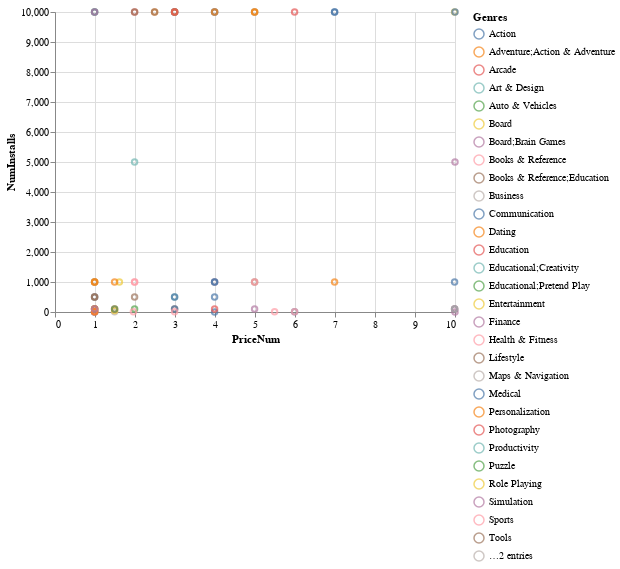

This figure's notebook cell:
### Markdown cell above
Looking only at non-free app, plot price vs. number of installs. Use color to represent genre.

### Code cell
df_paid = df[df.Type=="Paid"]
df_paid["PriceNum"] = pd.to_numeric(df_paid.Price.str.replace("$", "")).clip(0, 10)
df_paid["NumInstalls"] = pd.to_numeric(df_paid.Installs.str.strip("+").str.replace(",", "")).clip(0, 10000)
alt.Chart(df_paid).mark_point().encode(x="PriceNum", y="NumInstalls", color="Genres")

### Figure 1 — Vega-Lite specification as saved in the notebook (floating-point values rounded to 4 significant figures)
{"$schema": "https://vega.github.io/schema/vega-lite/v2.6.0.json", "config": {"view": {"height": 300, "width": 400}}, "data": {"name": "data-5317ec7ccff5772cd0db2cd62f2b40fe"}, "datasets": {"data-5317ec7ccff5772cd0db2cd62f2b40fe": [{"Android Ver": "5.0 and up", "App": "pretty Easy privacy p≡p", "Category": "COMMUNICATION", "Content Rating": "Everyone", "Current Ver": "1.0.100rc1.withoutKeysync", "Genres": "Communication", "Installs": "500+", "Last Updated": "July 30, 2018", "NumInstalls": 500, "NumReviews": 21, "Price": "$0.99", "PriceNum": 0.99, "Rating": 3.7, "Reviews": "21", "Size": "20M", "Type": "Paid"}, {"Android Ver": "2.2 and up", "App": "Next Launcher 3D Bold-CF Theme", "Category": "PERSONALIZATION", "Content Rating": "Everyone", "Current Ver": "1.042", "Genres": "Personalization", "Installs": "1,000+", "Last Updated": "January 11, 2014", "NumInstalls": 1000, "NumReviews": 175, "Price": "$0.99", "PriceNum": 0.99, "Rating": 4.4, "Reviews": "175", "Size": "5.5M", "Type": "Paid"}, {"Android Ver": "4.1 and up", "App": "Facetune - For Free", "Category": "PHOTOGRAPHY", "Content Rating": "Everyone", "Current Ver": "1.3.1", "Genres": "Photography", "Installs": "1,000,000+", "Last Updated": "July 25, 2018", "NumInstalls": 10000, "NumReviews": 49553, "Price": "$5.99", "PriceNum": 5.99, "Rating": 4.4, "Reviews": "49553", "Size": "48M", "Type": "Paid"}, {"Android Ver": "3.0 and up", "App": "Es-Bg Offline Voice Translator", "Category": "TRAVEL_AND_LOCAL", "Content Rating": "Everyone", "Current Ver": "2.55", "Genres": "Travel & Local", "Installs": "10+", "Last Updated": "March 19, 2017", "NumInstalls": 10, "NumReviews": 1, "Price": "$1.49", "PriceNum": 1.49, "Rating": null, "Reviews": "1", "Size": "87M", "Type": "Paid"}, {"Android Ver": "4.3 and up", "App": "F05WatchFace for Android Wear", "Category": "PRODUCTIVITY", "Content Rating": "Everyone", "Current Ver": "7.0.1", "Genres": "Productivity", "Installs": "1,000+", "Last Updated": "December 24, 2017", "NumInstalls": 1000, "NumReviews": 127, "Price": "$0.99", "PriceNum": 0.99, "Rating": 3.9, "Reviews": "127", "Size": "5.9M", "Type": "Paid"}, {"Android Ver": "2.1 and up", "App": "ZOOKEEPER DX TouchEdition", "Category": "FAMILY", "Content Rating": "Everyone", "Current Ver": "1.2.7", "Genres": "Puzzle", "Installs": "100,000+", "Last Updated": "November 26, 2015", "NumInstalls": 10000, "NumReviews": 3195, "Price": "$0.99", "PriceNum": 0.99, "Rating": 4.2, "Reviews": "3195", "Size": "4.6M", "Type": "Paid"}, {"Android Ver": "5.0 and up", "App": "Diabetes & Diet Tracker", "Category": "MEDICAL", "Content Rating": "Everyone", "Current Ver": "6.5.1", "Genres": "Medical", "Installs": "1,000+", "Last Updated": "July 16, 2018", "NumInstalls": 1000, "NumReviews": 395, "Price": "$9.99", "PriceNum": 9.99, "Rating": 4.6, "Reviews": "395", "Size": "19M", "Type": "Paid"}, {"Android Ver": "4.0 and up", "App": "Retro City Rampage DX", "Category": "GAME", "Content Rating": "Teen", "Current Ver": "1.0.5", "Genres": "Action", "Installs": "10,000+", "Last Updated": "January 12, 2017", "NumInstalls": 10000, "NumReviews": 416, "Price": "$2.99", "PriceNum": 2.99, "Rating": 4.7, "Reviews": "416", "Size": "16M", "Type": "Paid"}, {"Android Ver": "4.0.3 and up", "App": "Sam.BN Pro", "Category": "TOOLS", "Content Rating": "Everyone", "Current Ver": "1.0.0", "Genres": "Tools", "Installs": "10+", "Last Updated": "March 27, 2015", "NumInstalls": 10, "NumReviews": 11, "Price": "$0.99", "PriceNum": 0.99, "Rating": null, "Reviews": "11", "Size": "2.0M", "Type": "Paid"}, {"Android Ver": "2.2 and up", "App": "FL SW Fishing Regulations", "Category": "SPORTS", "Content Rating": "Everyone", "Current Ver": "1.03", "Genres": "Sports", "Installs": "1,000+", "Last Updated": "March 7, 2014", "NumInstalls": 1000, "NumReviews": 60, "Price": "$1.99", "PriceNum": 1.99, "Rating": 4.6, "Reviews": "60", "Size": "24M", "Type": "Paid"}, {"Android Ver": "4.1 and up", "App": "Star Wars ™: DIRTY", "Category": "GAME", "Content Rating": "Teen", "Current Ver": "1.0.6", "Genres": "Role Playing", "Installs": "100,000+", "Last Updated": "October 19, 2015", "NumInstalls": 10000, "NumReviews": 38207, "Price": "$9.99", "PriceNum": 9.99, "Rating": 4.5, "Reviews": "38207", "Size": "15M", "Type": "Paid"}, {"Android Ver": "2.3 and up", "App": "Beautiful Widgets Pro", "Category": "PERSONALIZATION", "Content Rating": "Everyone", "Current Ver": "5.7.8", "Genres": "Personalization", "Installs": "1,000,000+", "Last Updated": "August 24, 2016", "NumInstalls": 10000, "NumReviews": 97890, "Price": "$2.49", "PriceNum": 2.49, "Rating": 4.2, "Reviews": "97890", "Size": "14M", "Type": "Paid"}, {"Android Ver": "4.4 and up", "App": "Muscle Premium - Human Anatomy, Kinesiology, Bones", "Category": "MEDICAL", "Content Rating": "Everyone", "Current Ver": "7.1.17", "Genres": "Medical", "Installs": "10,000+", "Last Updated": "August 11, 2017", "NumInstalls": 10000, "NumReviews": 168, "Price": "$24.99", "PriceNum": 10, "Rating": 4.2, "Reviews": "168", "Size": "25M", "Type": "Paid"}, {"Android Ver": "4.1 and up", "App": "X Launcher Pro: PhoneX Theme, OS11 Control Center", "Category": "ART_AND_DESIGN", "Content Rating": "Everyone", "Current Ver": "2.1.2", "Genres": "Art & Design", "Installs": "5,000+", "Last Updated": "July 30, 2018", "NumInstalls": 5000, "NumReviews": 801, "Price": "$1.99", "PriceNum": 1.99, "Rating": 4.7, "Reviews": "801", "Size": "3.5M", "Type": "Paid"}, {"Android Ver": "2.2 and up", "App": "iBP Blood Pressure", "Category": "MEDICAL", "Content Rating": "Everyone", "Current Ver": "7.0.1", "Genres": "Medical", "Installs": "10,000+", "Last Updated": "November 30, 2014", "NumInstalls": 10000, "NumReviews": 578, "Price": "$0.99", "PriceNum": 0.99, "Rating": 4.4, "Reviews": "578", "Size": "704k", "Type": "Paid"}, {"Android Ver": "7.0 and up", "App": "FO Bixby", "Category": "PERSONALIZATION", "Content Rating": "Everyone", "Current Ver": "0.2", "Genres": "Personalization", "Installs": "100+", "Last Updated": "April 25, 2018", "NumInstalls": 100, "NumReviews": 5, "Price": "$0.99", "PriceNum": 0.99, "Rating": 5, "Reviews": "5", "Size": "861k", "Type": "Paid"}, {"Android Ver": "4.1 and up", "App": "Pinkalicious Party", "Category": "FAMILY", "Content Rating": "Everyone", "Current Ver": "1.5.0", "Genres": "Educational;Creativity", "Installs": "500+", "Last Updated": "June 25, 2018", "NumInstalls": 500, "NumReviews": 2, "Price": "$2.99", "PriceNum": 2.99, "Rating": 3, "Reviews": "2", "Size": "82M", "Type": "Paid"}, {"Android Ver": "4.0 and up", "App": "EP Calipers", "Category": "MEDICAL", "Content Rating": "Everyone", "Current Ver": "2.12", "Genres": "Medical", "Installs": "100+", "Last Updated": "February 10, 2018", "NumInstalls": 100, "NumReviews": 4, "Price": "$0.99", "PriceNum": 0.99, "Rating": null, "Reviews": "4", "Size": "15M", "Type": "Paid"}, {"Android Ver": "4.0 and up", "App": "Eu sou Rico", "Category": "FINANCE", "Content Rating": "Everyone", "Current Ver": "1.0", "Genres": "Finance", "Installs": "0+", "Last Updated": "January 9, 2018", "NumInstalls": 0, "NumReviews": 0, "Price": "$30.99", "PriceNum": 10, "Rating": null, "Reviews": "0", "Size": "2.6M", "Type": "Paid"}, {"Android Ver": "4.0 and up", "App": "AJ Jump: Animal Jam Kangaroos!", "Category": "GAME", "Content Rating": "Everyone", "Current Ver": "1.6", "Genres": "Arcade", "Installs": "50,000+", "Last Updated": "March 7, 2016", "NumInstalls": 10000, "NumReviews": 2975, "Price": "$1.99", "PriceNum": 1.99, "Rating": 4.4, "Reviews": "2975", "Size": "42M", "Type": "Paid"}, {"Android Ver": "5.0 and up", "App": "Message AI - Write Better Messages", "Category": "TOOLS", "Content Rating": "Mature 17+", "Current Ver": "1.3.1", "Genres": "Tools", "Installs": "100+", "Last Updated": "July 4, 2018", "NumInstalls": 100, "NumReviews": 0, "Price": "$2.99", "PriceNum": 2.99, "Rating": null, "Reviews": "0", "Size": "7.9M", "Type": "Paid"}, {"Android Ver": "4.1 and up", "App": "Masha and the Bear- House Cleaning Games for Girls", "Category": "FAMILY", "Content Rating": "Everyone", "Current Ver": "0.0.1", "Genres": "Educational;Pretend Play", "Installs": "100+", "Last Updated": "January 25, 2018", "NumInstalls": 100, "NumReviews": 0, "Price": "$1.99", "PriceNum": 1.99, "Rating": null, "Reviews": "0", "Size": "74M", "Type": "Paid"}, {"Android Ver": "Varies with device", "App": "Journal Club: Medicine", "Category": "MEDICAL", "Content Rating": "Everyone", "Current Ver": "Varies with device", "Genres": "Medical", "Installs": "10,000+", "Last Updated": "June 17, 2017", "NumInstalls": 10000, "NumReviews": 216, "Price": "$6.99", "PriceNum": 6.99, "Rating": 4.8, "Reviews": "216", "Size": "Varies with device", "Type": "Paid"}, {"Android Ver": "4.0.3 and up", "App": "Dr. Seuss's ABC", "Category": "FAMILY", "Content Rating": "Everyone", "Current Ver": "2.05", "Genres": "Books & Reference;Education", "Installs": "10,000+", "Last Updated": "February 26, 2018", "NumInstalls": 10000, "NumReviews": 429, "Price": "$3.99", "PriceNum": 3.99, "Rating": 4.7, "Reviews": "429", "Size": "12M", "Type": "Paid"}, {"Android Ver": "2.3.3 and up", "App": "Ludo - Don't get angry", "Category": "GAME", "Content Rating": "Everyone", "Current Ver": "1.6.3", "Genres": "Board", "Installs": "1,000+", "Last Updated": "February 24, 2016", "NumInstalls": 1000, "NumReviews": 131, "Price": "$1.61", "PriceNum": 1.61, "Rating": 4.2, "Reviews": "131", "Size": "23M", "Type": "Paid"}, {"Android Ver": "2.2 and up", "App": "EF Lens Simulator", "Category": "PHOTOGRAPHY", "Content Rating": "Everyone", "Current Ver": "2.8.3.1", "Genres": "Photography", "Installs": "100+", "Last Updated": "February 27, 2017", "NumInstalls": 100, "NumReviews": 2, "Price": "$9.99", "PriceNum": 9.99, "Rating": null, "Reviews": "2", "Size": "33M", "Type": "Paid"}, {"Android Ver": "3.0 and up", "App": "Grand Theft Auto: San Andreas", "Category": "GAME", "Content Rating": "Mature 17+", "Current Ver": "1.08", "Genres": "Action", "Installs": "1,000,000+", "Last Updated": "March 21, 2015", "NumInstalls": 10000, "NumReviews": 348962, "Price": "$6.99", "PriceNum": 6.99, "Rating": 4.4, "Reviews": "348962", "Size": "26M", "Type": "Paid"}, {"Android Ver": "5.0 and up", "App": "FAV KWGT", "Category": "PERSONALIZATION", "Content Rating": "Everyone", "Current Ver": "8.0", "Genres": "Personalization", "Installs": "1,000+", "Last Updated": "July 26, 2018", "NumInstalls": 1000, "NumReviews": 88, "Price": "$0.99", "PriceNum": 0.99, "Rating": 4.9, "Reviews": "88", "Size": "66M", "Type": "Paid"}, {"Android Ver": "4.0.3 and up", "App": "Frequencies", "Category": "TOOLS", "Content Rating": "Everyone", "Current Ver": "1.9", "Genres": "Tools", "Installs": "500+", "Last Updated": "February 4, 2018", "NumInstalls": 500, "NumReviews": 11, "Price": "$0.99", "PriceNum": 0.99, "Rating": 4.2, "Reviews": "11", "Size": "3.1M", "Type": "Paid"}, {"Android Ver": "2.3 and up", "App": "iFish BC", "Category": "SPORTS", "Content Rating": "Everyone", "Current Ver": "2.1", "Genres": "Sports", "Installs": "1,000+", "Last Updated": "February 18, 2015", "NumInstalls": 1000, "NumReviews": 25, "Price": "$3.99", "PriceNum": 3.99, "Rating": 3.6, "Reviews": "25", "Size": "6.0M", "Type": "Paid"}, {"Android Ver": "4.3 and up", "App": "X Home Bar - Home Bar Gesture Pro", "Category": "TOOLS", "Content Rating": "Everyone", "Current Ver": "1.5", "Genres": "Tools", "Installs": "10,000+", "Last Updated": "July 2, 2018", "NumInstalls": 10000, "NumReviews": 88, "Price": "$1.99", "PriceNum": 1.99, "Rating": 4, "Reviews": "88", "Size": "2.0M", "Type": "Paid"}, {"Android Ver": "4.0 and up", "App": "Penny Puss", "Category": "TOOLS", "Content Rating": "Everyone", "Current Ver": "1.911.1944.4606", "Genres": "Tools", "Installs": "1,000+", "Last Updated": "July 9, 2016", "NumInstalls": 1000, "NumReviews": 19, "Price": "$4.99", "PriceNum": 4.99, "Rating": 3, "Reviews": "19", "Size": "22M", "Type": "Paid"}, {"Android Ver": "4.0.3 and up", "App": "Antenna Tool Premium", "Category": "TOOLS", "Content Rating": "Everyone", "Current Ver": "2.2", "Genres": "Tools", "Installs": "500+", "Last Updated": "October 26, 2017", "NumInstalls": 500, "NumReviews": 14, "Price": "$0.99", "PriceNum": 0.99, "Rating": 4.5, "Reviews": "14", "Size": "2.9M", "Type": "Paid"}, {"Android Ver": "Varies with device", "App": "Business Calendar Pro", "Category": "PRODUCTIVITY", "Content Rating": "Everyone", "Current Ver": "Varies with device", "Genres": "Productivity", "Installs": "100,000+", "Last Updated": "May 24, 2018", "NumInstalls": 10000, "NumReviews": 27135, "Price": "$4.99", "PriceNum": 4.99, "Rating": 4.6, "Reviews": "27135", "Size": "Varies with device", "Type": "Paid"}, {"Android Ver": "Varies with device", "App": "VeinSeek", "Category": "MEDICAL", "Content Rating": "Everyone", "Current Ver": "Varies with device", "Genres": "Medical", "Installs": "1,000+", "Last Updated": "December 6, 2017", "NumInstalls": 1000, "NumReviews": 79, "Price": "$3.99", "PriceNum": 3.99, "Rating": 2.5, "Reviews": "79", "Size": "Varies with device", "Type": "Paid"}, {"Android Ver": "4.0.3 and up", "App": "Be the Expert in Phlebotomy - Professional Nursing", "Category": "MEDICAL", "Content Rating": "Everyone", "Current Ver": "1.0", "Genres": "Medical", "Installs": "1+", "Last Updated": "July 24, 2018", "NumInstalls": 1, "NumReviews": 0, "Price": "$0.99", "PriceNum": 0.99, "Rating": null, "Reviews": "0", "Size": "5.0M", "Type": "Paid"}, {"Android Ver": "3.0 and up", "App": "CA Speakers", "Category": "LIFESTYLE", "Content Rating": "Teen", "Current Ver": "1.0", "Genres": "Lifestyle", "Installs": "100+", "Last Updated": "March 25, 2014", "NumInstalls": 100, "NumReviews": 12, "Price": "$0.99", "PriceNum": 0.99, "Rating": 5, "Reviews": "12", "Size": "1.2M", "Type": "Paid"}, {"Android Ver": "4.0.3 and up", "App": "CE Genius Nurses Edition", "Category": "MEDICAL", "Content Rating": "Everyone", "Current Ver": "1.5", "Genres": "Medical", "Installs": "1+", "Last Updated": "June 1, 2018", "NumInstalls": 1, "NumReviews": 0, "Price": "$3.99", "PriceNum": 3.99, "Rating": null, "Reviews": "0", "Size": "5.1M", "Type": "Paid"}, {"Android Ver": "4.0.3 and up", "App": "Bitcoin BX Thailand PRO", "Category": "FINANCE", "Content Rating": "Everyone", "Current Ver": "5.0", "Genres": "Finance", "Installs": "100+", "Last Updated": "October 22, 2017", "NumInstalls": 100, "NumReviews": 21, "Price": "$4.99", "PriceNum": 4.99, "Rating": 1.7, "Reviews": "21", "Size": "21M", "Type": "Paid"}, {"Android Ver": "Varies with device", "App": "Menstrual Calendar Premium", "Category": "MEDICAL", "Content Rating": "Everyone", "Current Ver": "Varies with device", "Genres": "Medical", "Installs": "50,000+", "Last Updated": "July 26, 2013", "NumInstalls": 10000, "NumReviews": 4207, "Price": "$3.99", "PriceNum": 3.99, "Rating": 4.4, "Reviews": "4207", "Size": "Varies with device", "Type": "Paid"}, {"Android Ver": "2.2 and up", "App": "BS Detector - Diss 'n' Gauges", "Category": "FAMILY", "Content Rating": "Everyone", "Current Ver": "1.3", "Genres": "Entertainment", "Installs": "50+", "Last Updated": "February 22, 2013", "NumInstalls": 50, "NumReviews": 0, "Price": "$1.49", "PriceNum": 1.49, "Rating": null, "Reviews": "0", "Size": "842k", "Type": "Paid"}, {"Android Ver": "Varies with device", "App": "Alarmy (Sleep If U Can) - Pro", "Category": "LIFESTYLE", "Content Rating": "Everyone", "Current Ver": "Varies with device", "Genres": "Lifestyle", "Installs": "10,000+", "Last Updated": "July 30, 2018", "NumInstalls": 10000, "NumReviews": 10249, "Price": "$2.49", "PriceNum": 2.49, "Rating": 4.8, "Reviews": "10249", "Size": "Varies with device", "Type": "Paid"}, {"Android Ver": "4.2 and up", "App": "OrthoFlow", "Category": "MEDICAL", "Content Rating": "Everyone", "Current Ver": "1.0.0", "Genres": "Medical", "Installs": "10+", "Last Updated": "July 15, 2018", "NumInstalls": 10, "NumReviews": 0, "Price": "$5.99", "PriceNum": 5.99, "Rating": null, "Reviews": "0", "Size": "66M", "Type": "Paid"}, {"Android Ver": "1.6 and up", "App": "CZ-45 pistol explained", "Category": "BOOKS_AND_REFERENCE", "Content Rating": "Everyone", "Current Ver": "Android 3.1 - 2015", "Genres": "Books & Reference", "Installs": "10+", "Last Updated": "August 10, 2017", "NumInstalls": 10, "NumReviews": 1, "Price": "$5.49", "PriceNum": 5.49, "Rating": null, "Reviews": "1", "Size": "12M", "Type": "Paid"}, {"Android Ver": "2.3 and up", "App": "Learn Quran with Elif Ba", "Category": "FAMILY", "Content Rating": "Everyone", "Current Ver": "1.2", "Genres": "Education", "Installs": "100+", "Last Updated": "March 3, 2017", "NumInstalls": 100, "NumReviews": 3, "Price": "$1.49", "PriceNum": 1.49, "Rating": null, "Reviews": "3", "Size": "12M", "Type": "Paid"}, {"Android Ver": "2.3 and up", "App": "ch-mm Dict", "Category": "BOOKS_AND_REFERENCE", "Content Rating": "Everyone", "Current Ver": "1.0", "Genres": "Books & Reference", "Installs": "10+", "Last Updated": "July 18, 2014", "NumInstalls": 10, "NumReviews": 0, "Price": "$1.96", "PriceNum": 1.96, "Rating": null, "Reviews": "0", "Size": "1.4M", "Type": "Paid"}, {"Android Ver": "4.0.3 and up", "App": "Neon-R (Red)", "Category": "PERSONALIZATION", "Content Rating": "Everyone", "Current Ver": "1.0", "Genres": "Personalization", "Installs": "100+", "Last Updated": "March 12, 2015", "NumInstalls": 100, "NumReviews": 25, "Price": "$0.99", "PriceNum": 0.99, "Rating": 4.7, "Reviews": "25", "Size": "41M", "Type": "Paid"}, {"Android Ver": "4.2 and up", "App": "I am Rich", "Category": "FINANCE", "Content Rating": "Everyone", "Current Ver": "1.0", "Genres": "Finance", "Installs": "5,000+", "Last Updated": "March 22, 2018", "NumInstalls": 5000, "NumReviews": 180, "Price": "$399.99", "PriceNum": 10, "Rating": 4.3, "Reviews": "180", "Size": "3.8M", "Type": "Paid"}, {"Android Ver": "4.1 and up", "App": "Bk Bee Sales Manager", "Category": "BUSINESS", "Content Rating": "Everyone", "Current Ver": "1.0", "Genres": "Business", "Installs": "5+", "Last Updated": "December 16, 2017", "NumInstalls": 5, "NumReviews": 0, "Price": "$0.99", "PriceNum": 0.99, "Rating": null, "Reviews": "0", "Size": "2.1M", "Type": "Paid"}, {"Android Ver": "2.3 and up", "App": "Schlaumeier", "Category": "BOOKS_AND_REFERENCE", "Content Rating": "Everyone", "Current Ver": "0.1", "Genres": "Books & Reference", "Installs": "5+", "Last Updated": "June 17, 2015", "NumInstalls": 5, "NumReviews": 0, "Price": "$0.99", "PriceNum": 0.99, "Rating": null, "Reviews": "0", "Size": "688k", "Type": "Paid"}, {"Android Ver": "4.0.3 and up", "App": "LEGO Batman: DC Super Heroes", "Category": "FAMILY", "Content Rating": "Everyone 10+", "Current Ver": "Varies with device", "Genres": "Adventure;Action & Adventure", "Installs": "50,000+", "Last Updated": "May 9, 2016", "NumInstalls": 10000, "NumReviews": 2557, "Price": "$4.99", "PriceNum": 4.99, "Rating": 4.2, "Reviews": "2557", "Size": "5.8M", "Type": "Paid"}, {"Android Ver": "2.2 and up", "App": "Lapse It • Time Lapse • Pro", "Category": "PHOTOGRAPHY", "Content Rating": "Everyone", "Current Ver": "4.70", "Genres": "Photography", "Installs": "100,000+", "Last Updated": "November 6, 2014", "NumInstalls": 10000, "NumReviews": 12865, "Price": "$2.99", "PriceNum": 2.99, "Rating": 4.3, "Reviews": "12865", "Size": "6.9M", "Type": "Paid"}, {"Android Ver": "4.0.3 and up", "App": "INTERACTIVE CALCULUS PRO", "Category": "FAMILY", "Content Rating": "Everyone", "Current Ver": "1.2", "Genres": "Education", "Installs": "10+", "Last Updated": "February 22, 2018", "NumInstalls": 10, "NumReviews": 0, "Price": "$0.99", "PriceNum": 0.99, "Rating": null, "Reviews": "0", "Size": "3.3M", "Type": "Paid"}, {"Android Ver": "4.0.3 and up", "App": "LEGO ® Batman: Beyond Gotham", "Category": "FAMILY", "Content Rating": "Everyone 10+", "Current Ver": "Varies with device", "Genres": "Adventure;Action & Adventure", "Installs": "100,000+", "Last Updated": "December 15, 2015", "NumInstalls": 10000, "NumReviews": 10758, "Price": "$4.99", "PriceNum": 4.99, "Rating": 4.1, "Reviews": "10758", "Size": "8.0M", "Type": "Paid"}, {"Android Ver": "4.1 and up", "App": "CI 174 Gray Icon Pack", "Category": "PERSONALIZATION", "Content Rating": "Everyone", "Current Ver": "1.1", "Genres": "Personalization", "Installs": "10+", "Last Updated": "May 21, 2018", "NumInstalls": 10, "NumReviews": 1, "Price": "$0.99", "PriceNum": 0.99, "Rating": 5, "Reviews": "1", "Size": "46M", "Type": "Paid"}, {"Android Ver": "2.0.1 and up", "App": "Jurassic Life: T Rex Simulator", "Category": "FAMILY", "Content Rating": "Everyone 10+", "Current Ver": "1.2", "Genres": "Simulation", "Installs": "10,000+", "Last Updated": "August 19, 2014", "NumInstalls": 10000, "NumReviews": 1088, "Price": "$0.99", "PriceNum": 0.99, "Rating": 4.2, "Reviews": "1088", "Size": "35M", "Type": "Paid"}, {"Android Ver": "1.6 and up", "App": "CZ-38 (vz 38) pistol explained", "Category": "BOOKS_AND_REFERENCE", "Content Rating": "Everyone", "Current Ver": "Android 3.1 - 2017", "Genres": "Books & Reference", "Installs": "5+", "Last Updated": "August 10, 2017", "NumInstalls": 5, "NumReviews": 0, "Price": "$5.99", "PriceNum": 5.99, "Rating": null, "Reviews": "0", "Size": "13M", "Type": "Paid"}, {"Android Ver": "4.1 and up", "App": "Moco+ - Chat, Meet People", "Category": "DATING", "Content Rating": "Mature 17+", "Current Ver": "2.6.139", "Genres": "Dating", "Installs": "10,000+", "Last Updated": "June 19, 2018", "NumInstalls": 10000, "NumReviews": 1546, "Price": "$3.99", "PriceNum": 3.99, "Rating": 4.2, "Reviews": "1546", "Size": "Varies with device", "Type": "Paid"}, {"Android Ver": "4.1 and up", "App": "Super Hearing Secret Voices Recorder PRO", "Category": "MEDICAL", "Content Rating": "Everyone", "Current Ver": "1.0", "Genres": "Medical", "Installs": "100+", "Last Updated": "April 20, 2018", "NumInstalls": 100, "NumReviews": 3, "Price": "$2.99", "PriceNum": 2.99, "Rating": 5, "Reviews": "3", "Size": "23M", "Type": "Paid"}, {"Android Ver": "4.1 and up", "App": "ASRA Coags", "Category": "MEDICAL", "Content Rating": "Everyone", "Current Ver": "2.1", "Genres": "Medical", "Installs": "1,000+", "Last Updated": "August 1, 2018", "NumInstalls": 1000, "NumReviews": 15, "Price": "$3.99", "PriceNum": 3.99, "Rating": 4.4, "Reviews": "15", "Size": "5.8M", "Type": "Paid"}, {"Android Ver": null, "App": "[substratum] Vacuum: P", "Category": "PERSONALIZATION", "Content Rating": "Everyone", "Current Ver": "4.4", "Genres": "Personalization", "Installs": "1,000+", "Last Updated": "July 20, 2018", "NumInstalls": 1000, "NumReviews": 230, "Price": "$1.49", "PriceNum": 1.49, "Rating": 4.4, "Reviews": "230", "Size": "11M", "Type": "Paid"}, {"Android Ver": "2.2 and up", "App": "Deaf - Hearing chat device H", "Category": "COMMUNICATION", "Content Rating": "Everyone", "Current Ver": "3.6", "Genres": "Communication", "Installs": "500+", "Last Updated": "February 8, 2017", "NumInstalls": 500, "NumReviews": 9, "Price": "$3.99", "PriceNum": 3.99, "Rating": 4.4, "Reviews": "9", "Size": "51k", "Type": "Paid"}, {"Android Ver": "4.0 and up", "App": "Билеты ПДД CD 2019 PRO", "Category": "AUTO_AND_VEHICLES", "Content Rating": "Everyone", "Current Ver": "1.49", "Genres": "Auto & Vehicles", "Installs": "100+", "Last Updated": "July 27, 2018", "NumInstalls": 100, "NumReviews": 21, "Price": "$1.49", "PriceNum": 1.49, "Rating": null, "Reviews": "21", "Size": "16M", "Type": "Paid"}, {"Android Ver": "4.0.3 and up", "App": "MyRadar NOAA Weather Radar Ad Free", "Category": "WEATHER", "Content Rating": "Everyone", "Current Ver": "7.1.4", "Genres": "Weather", "Installs": "10,000+", "Last Updated": "August 4, 2018", "NumInstalls": 10000, "NumReviews": 3005, "Price": "$2.99", "PriceNum": 2.99, "Rating": 4.5, "Reviews": "3005", "Size": "26M", "Type": "Paid"}, {"Android Ver": "4.0 and up", "App": "Abdominal CT Sectional Walker", "Category": "MEDICAL", "Content Rating": "Everyone", "Current Ver": "1.1", "Genres": "Medical", "Installs": "100+", "Last Updated": "July 8, 2016", "NumInstalls": 100, "NumReviews": 2, "Price": "$9.99", "PriceNum": 9.99, "Rating": null, "Reviews": "2", "Size": "23M", "Type": "Paid"}, {"Android Ver": "5.0 and up", "App": "Pixxy KWGT", "Category": "PERSONALIZATION", "Content Rating": "Everyone", "Current Ver": "4.0.1", "Genres": "Personalization", "Installs": "1,000+", "Last Updated": "July 29, 2018", "NumInstalls": 1000, "NumReviews": 60, "Price": "$0.99", "PriceNum": 0.99, "Rating": 4.8, "Reviews": "60", "Size": "78M", "Type": "Paid"}, {"Android Ver": "2.3 and up", "App": "Dungeons and Dragons DM Tools", "Category": "BOOKS_AND_REFERENCE", "Content Rating": "Everyone", "Current Ver": "2.0", "Genres": "Books & Reference", "Installs": "1,000+", "Last Updated": "February 22, 2017", "NumInstalls": 1000, "NumReviews": 50, "Price": "$1.99", "PriceNum": 1.99, "Rating": 3.1, "Reviews": "50", "Size": "4.9M", "Type": "Paid"}, {"Android Ver": "4.0.3 and up", "App": "Cossack Dictionary (DN)", "Category": "BOOKS_AND_REFERENCE", "Content Rating": "Teen", "Current Ver": "1.0", "Genres": "Books & Reference", "Installs": "10+", "Last Updated": "April 28, 2018", "NumInstalls": 10, "NumReviews": 7, "Price": "$2.99", "PriceNum": 2.99, "Rating": null, "Reviews": "7", "Size": "2.3M", "Type": "Paid"}, {"Android Ver": "4.1 and up", "App": "C Locker Pro", "Category": "PERSONALIZATION", "Content Rating": "Everyone", "Current Ver": "8.3.4", "Genres": "Personalization", "Installs": "10,000+", "Last Updated": "December 5, 2017", "NumInstalls": 10000, "NumReviews": 1531, "Price": "$2.99", "PriceNum": 2.99, "Rating": 4.2, "Reviews": "1531", "Size": "7.7M", "Type": "Paid"}, {"Android Ver": "Varies with device", "App": "Weather Data CH", "Category": "WEATHER", "Content Rating": "Everyone", "Current Ver": "Varies with device", "Genres": "Weather", "Installs": "500+", "Last Updated": "August 9, 2016", "NumInstalls": 500, "NumReviews": 15, "Price": "$2.99", "PriceNum": 2.99, "Rating": null, "Reviews": "15", "Size": "Varies with device", "Type": "Paid"}, {"Android Ver": "4.4 and up", "App": "Jeppesen CR Flight Computer", "Category": "MAPS_AND_NAVIGATION", "Content Rating": "Everyone", "Current Ver": "1.0.8", "Genres": "Maps & Navigation", "Installs": "100+", "Last Updated": "October 5, 2016", "NumInstalls": 100, "NumReviews": 3, "Price": "$9.99", "PriceNum": 9.99, "Rating": 3.3, "Reviews": "3", "Size": "26M", "Type": "Paid"}, {"Android Ver": "4.0 and up", "App": "All-in-One Mahjong 3", "Category": "FAMILY", "Content Rating": "Everyone", "Current Ver": "20180609", "Genres": "Board;Brain Games", "Installs": "100+", "Last Updated": "June 14, 2018", "NumInstalls": 100, "NumReviews": 38, "Price": "$0.99", "PriceNum": 0.99, "Rating": 4.4, "Reviews": "38", "Size": "16M", "Type": "Paid"}, {"Android Ver": "4.0.3 and up", "App": "CSCS BG (в български)", "Category": "FAMILY", "Content Rating": "Everyone", "Current Ver": "1.0", "Genres": "Education", "Installs": "100+", "Last Updated": "March 23, 2017", "NumInstalls": 100, "NumReviews": 7, "Price": "$3.99", "PriceNum": 3.99, "Rating": 2.4, "Reviews": "7", "Size": "2.1M", "Type": "Paid"}, {"Android Ver": "4.0 and up", "App": "Calculator", "Category": "DATING", "Content Rating": "Everyone", "Current Ver": "1.1.6", "Genres": "Dating", "Installs": "1,000+", "Last Updated": "October 25, 2017", "NumInstalls": 1000, "NumReviews": 57, "Price": "$6.99", "PriceNum": 6.99, "Rating": 2.6, "Reviews": "57", "Size": "6.2M", "Type": "Paid"}, {"Android Ver": "2.2 and up", "App": "Dr. McDougall Mobile Cookbook", "Category": "HEALTH_AND_FITNESS", "Content Rating": "Everyone", "Current Ver": "1.1", "Genres": "Health & Fitness", "Installs": "1,000+", "Last Updated": "January 26, 2015", "NumInstalls": 1000, "NumReviews": 76, "Price": "$4.99", "PriceNum": 4.99, "Rating": 3.8, "Reviews": "76", "Size": "1.2M", "Type": "Paid"}, {"Android Ver": "2.2 and up", "App": "Sonic 4™ Episode I", "Category": "GAME", "Content Rating": "Everyone", "Current Ver": "1.5.0", "Genres": "Arcade", "Installs": "100,000+", "Last Updated": "April 4, 2016", "NumInstalls": 10000, "NumReviews": 8014, "Price": "$2.99", "PriceNum": 2.99, "Rating": 3.7, "Reviews": "8014", "Size": "37M", "Type": "Paid"}, {"Android Ver": "3.0 and up", "App": "EC music dictionary", "Category": "TOOLS", "Content Rating": "Everyone", "Current Ver": "2.1", "Genres": "Tools", "Installs": "500+", "Last Updated": "December 29, 2014", "NumInstalls": 500, "NumReviews": 20, "Price": "$1.99", "PriceNum": 1.99, "Rating": 4.4, "Reviews": "20", "Size": "2.2M", "Type": "Paid"}]}, "encoding": {"color": {"field": "Genres", "type": "nominal"}, "x": {"field": "PriceNum", "type": "quantitative"}, "y": {"field": "NumInstalls", "type": "quantitative"}}, "mark": "point"}
